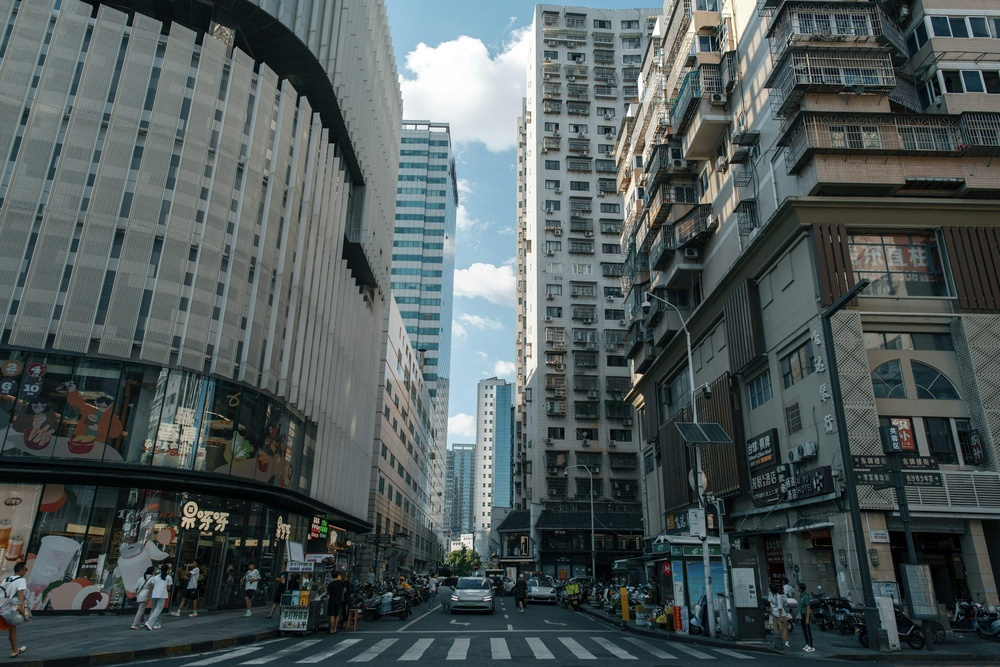
#> input picture CO/CO3/AT-1/CV CO 3 AT 1/image 2.jpg, 1000 x 667 px, shrunk from 3000 x 2002 before the run
$ python experiment2.py
#> lines starting #> are read from the running program, lines starting #| are printed output that depends on the picture
import cv2
import matplotlib.pyplot as plt
from tkinter import Tk
from tkinter.filedialog import askopenfilename

# Hide tkinter window
Tk().withdraw()

# Select image
image_path = askopenfilename(
    title="Select an Image",
    filetypes=[("Image Files","*.jpg *.jpeg *.png *.bmp")]
)
#> the answer given: image 2.jpg

if not image_path:
    print("No image selected.")
    exit()

image = cv2.imread(image_path)
#> image is the input picture: shape (667, 1000, 3); mean B, G, R 89.5, 89.2, 79.3

if image is None:
    print("Unable to load image.")
    exit()

gray = cv2.cvtColor(image, cv2.COLOR_BGR2GRAY)
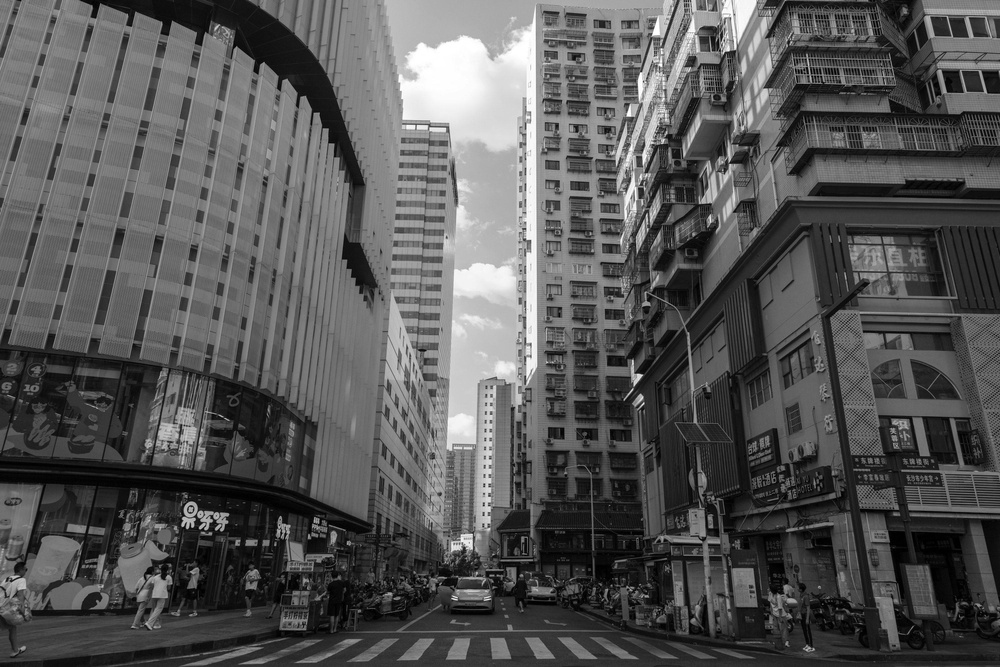
#> gray: shape (667, 1000); min 0, max 255, mean 86.2

# Histogram Equalization
hist_eq = cv2.equalizeHist(gray)
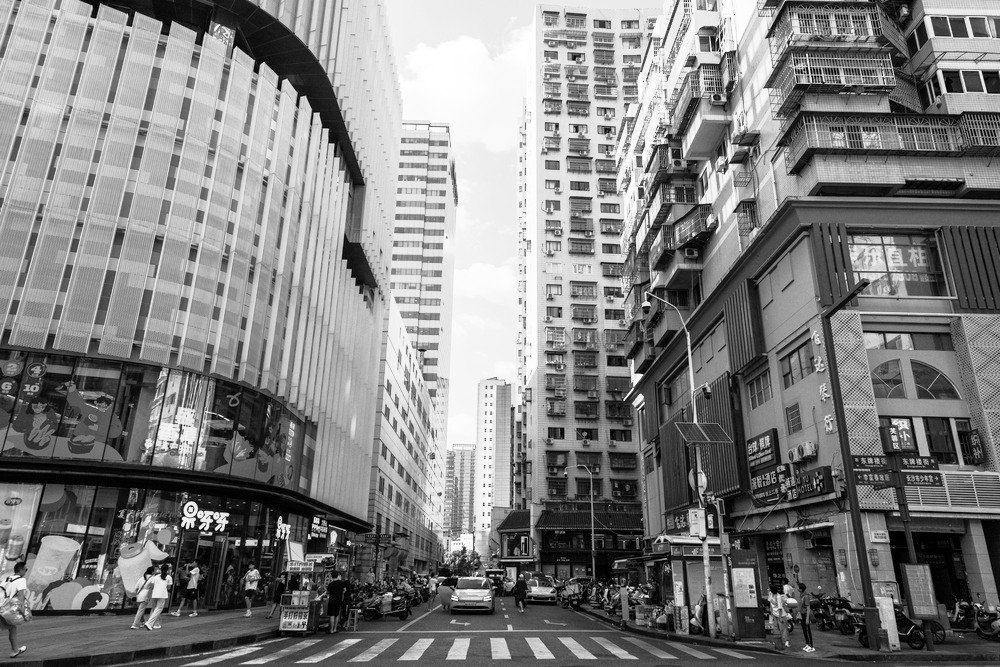
#> hist_eq: shape (667, 1000); min 0, max 255, mean 128.2

# Contrast Adjustment
alpha = 1.8
beta = 20

contrast = cv2.convertScaleAbs(gray, alpha=alpha, beta=beta)
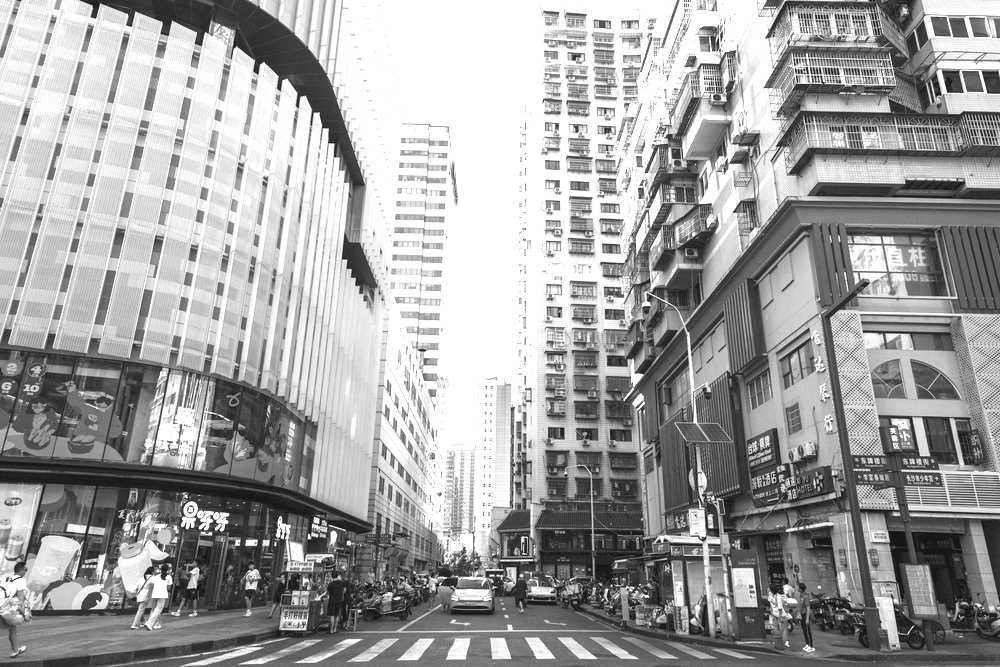
#> contrast: shape (667, 1000); min 20, max 255, mean 162.4

# Create SIFT detector
sift = cv2.SIFT_create()

kp1, des1 = sift.detectAndCompute(gray, None)
#> kp1 = 5598 keypoints; strongest (x, y, size): (639, 376, 3.7), (637, 378, 6.6), (200, 527, 2.3), (182, 525, 2.2)
kp2, des2 = sift.detectAndCompute(hist_eq, None)
#> kp2 = 6763 keypoints; strongest (x, y, size): (210, 534, 2.5), (200, 527, 2.3), (280, 517, 2), (212, 517, 2.3)
kp3, des3 = sift.detectAndCompute(contrast, None)
#> kp3 = 6539 keypoints; strongest (x, y, size): (210, 534, 2.5), (275, 545, 1.8), (349, 543, 3.1), (280, 517, 2)

img1 = cv2.drawKeypoints(gray, kp1, None)
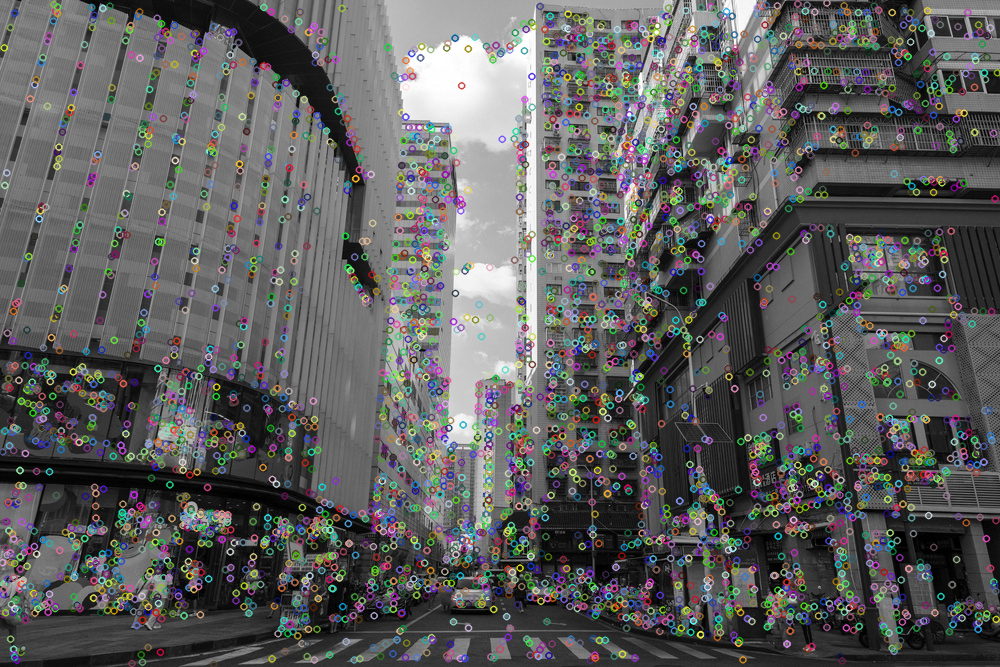
#> img1: shape (667, 1000, 3); mean of channels 0, 1, 2 92.9, 93, 92.9; drawn as B, G, R
img2 = cv2.drawKeypoints(hist_eq, kp2, None)
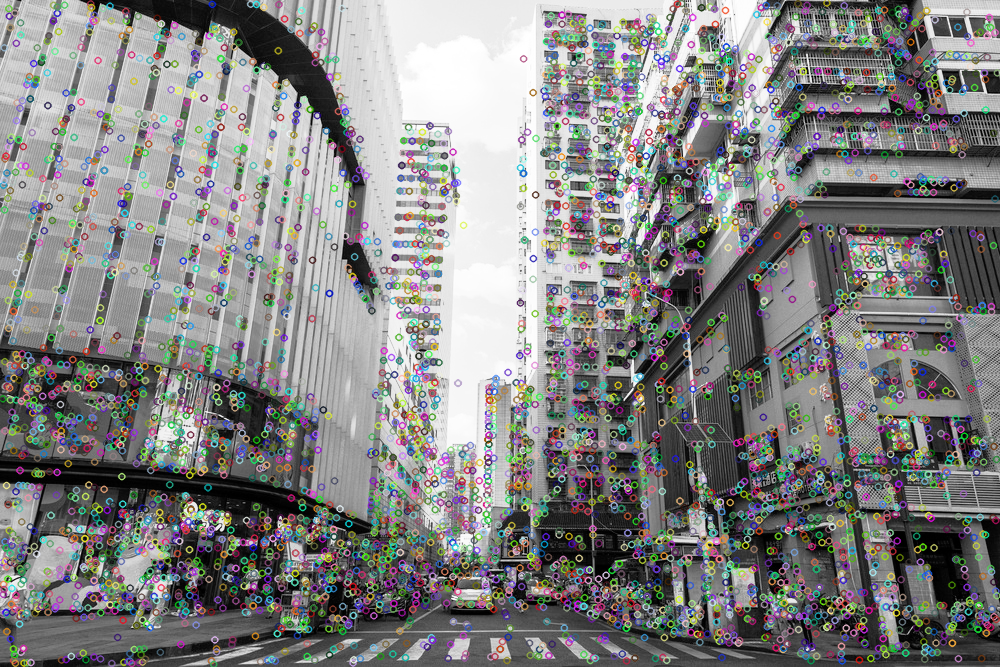
#> img2: shape (667, 1000, 3); mean of channels 0, 1, 2 130.2, 130.8, 130.8; drawn as B, G, R
img3 = cv2.drawKeypoints(contrast, kp3, None)
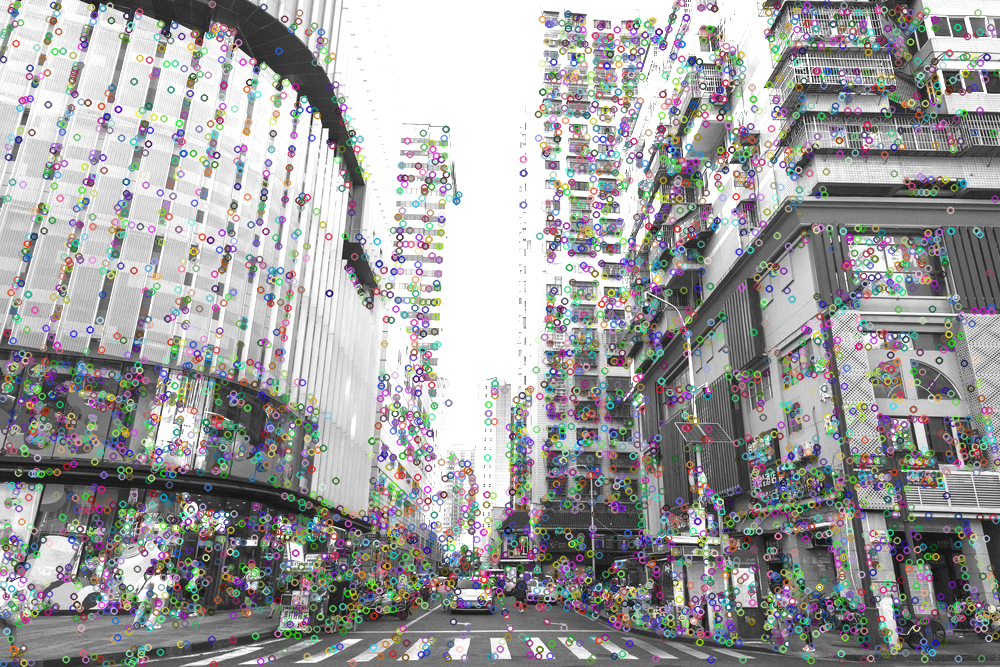
#> img3: shape (667, 1000, 3); mean of channels 0, 1, 2 159.5, 159, 159.4; drawn as B, G, R

plt.figure(figsize=(18,6))

plt.subplot(1,3,1)
plt.imshow(img1,cmap='gray')
plt.title("Original Image")

plt.subplot(1,3,2)
plt.imshow(img2,cmap='gray')
plt.title("Histogram Equalization")

plt.subplot(1,3,3)
plt.imshow(img3,cmap='gray')
plt.title("Contrast Adjustment")

plt.tight_layout()
plt.show()

print("----------------------------------")
print("Original Features :", len(kp1))
#| Original Features : 5598
print("Histogram Equalization Features :", len(kp2))
#| Histogram Equalization Features : 6763
print("Contrast Adjustment Features :", len(kp3))
#| Contrast Adjustment Features : 6539
print("----------------------------------")

$ run again, on CO/CO3/AT-1/CV CO 3 AT 1/image 4.jpg
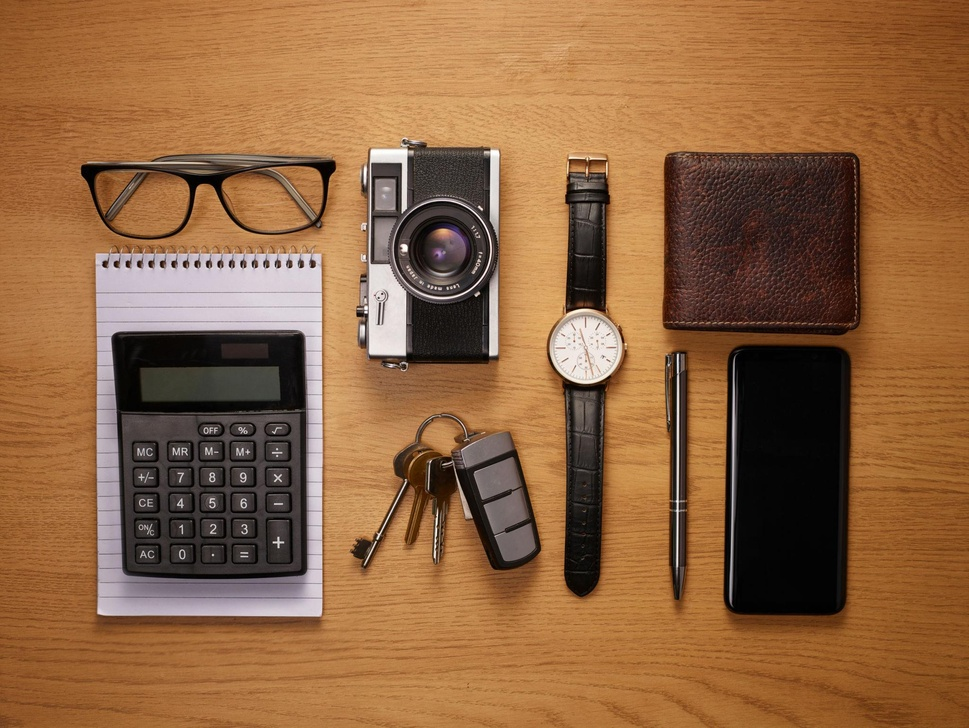
#> input picture CO/CO3/AT-1/CV CO 3 AT 1/image 4.jpg, 969 x 728 px, shrunk from 2048 x 1539 before the run
#> image is the input picture: shape (728, 969, 3); mean B, G, R 64.4, 100.9, 144
#> `contrast = cv2.convertScaleAbs(gray, alpha=alpha, beta=beta)`:
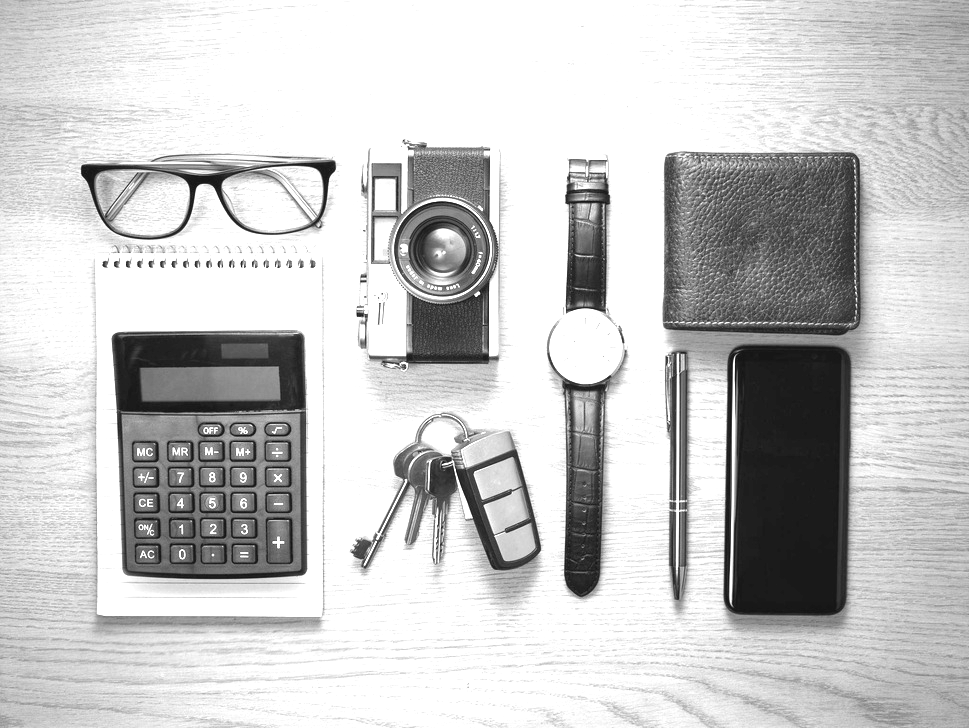
#> contrast: shape (728, 969); min 20, max 255, mean 199.7
#> kp1 = 1441 keypoints; strongest (x, y, size): (404, 248, 5), (476, 295, 2.1), (105, 264, 4.3), (174, 264, 4.2)
#> kp2 = 4056 keypoints; strongest (x, y, size): (105, 264, 4.4), (116, 264, 4.3), (404, 248, 5.3), (174, 264, 4.3)
#> kp3 = 2478 keypoints; strongest (x, y, size): (326, 168, 12.5), (477, 294, 3.3), (587, 282, 33.8), (90, 172, 12.1)
#> `img3 = cv2.drawKeypoints(contrast, kp3, None)`:
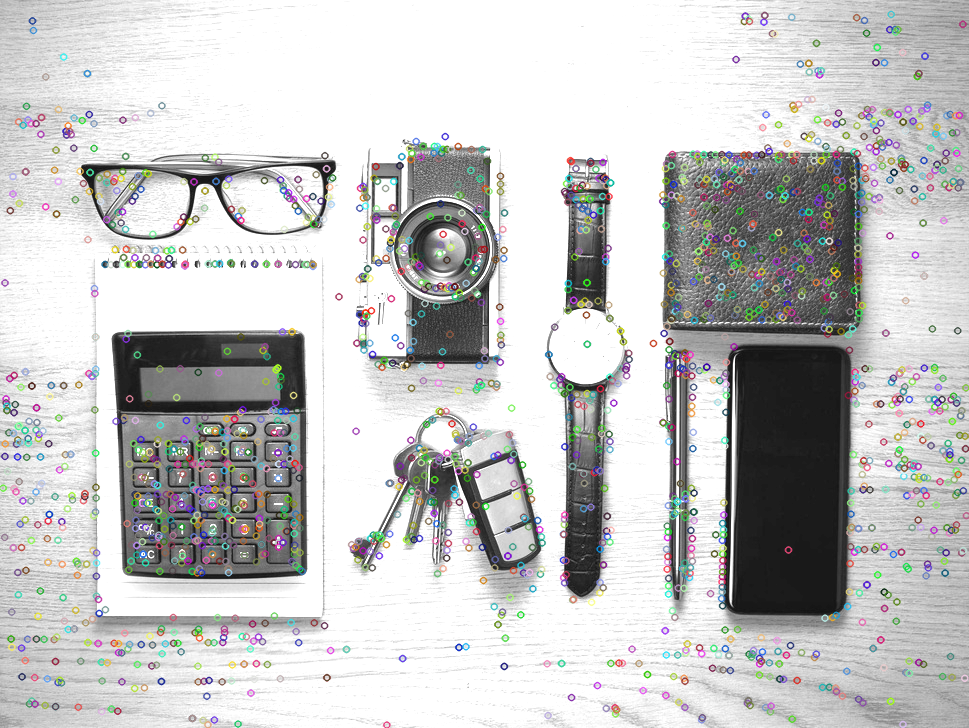
#> img3: shape (728, 969, 3); mean of channels 0, 1, 2 196.8, 197.1, 197; drawn as B, G, R
#| Original Features : 1441
#| Histogram Equalization Features : 4056
#| Contrast Adjustment Features : 2478
